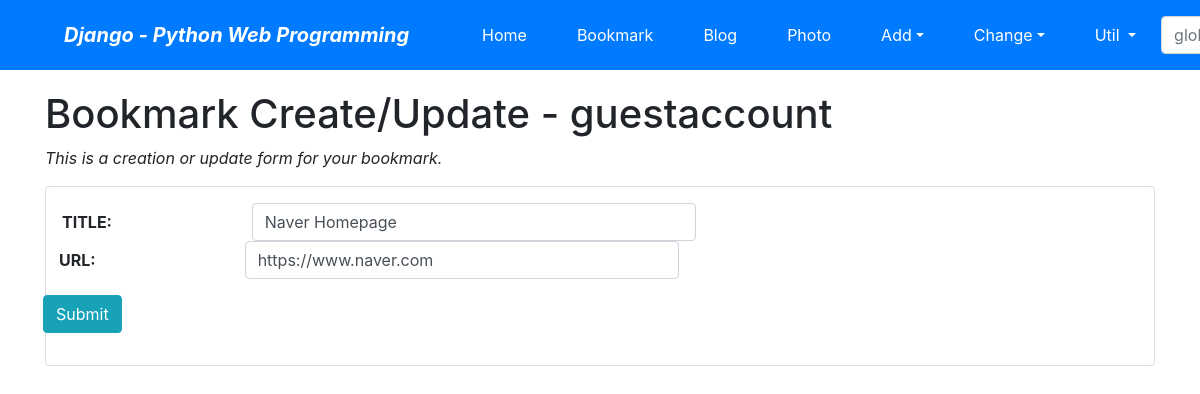
Screenshot of /bookmark/1/update/ (signed in) with the database file from the repository.
### bookmarkapp/models.py (models this page shows, shortened)
class Bookmark(models.Model):
    title = models.CharField('TITLE', max_length=100, blank=True)
    url = models.URLField('URL', unique=True)
    owner = models.ForeignKey(User, on_delete=models.CASCADE, blank=True, null=True, )

### bookmarkapp/views.py (the view)
# urls.py: path('<int:pk>/update/', views.BookmarkUpdateView.as_view(), name='update',),
class BookmarkUpdateView(LoginRequiredMixin, UpdateView):
    model = Bookmark
    fields = ['title', 'url']
    success_url = reverse_lazy('bookmark:index')

### bookmarkapp/templates/bookmarkapp/bookmark_form.html (shortened to what this page needs)
{% extends "base.html" %}
{% load widget_tweaks %}
{% block content %}
<h1>Bookmark Create/Update - {{ user }}</h1>
<p class="font-italic">This is a creation or update form for your bookmark.</p>
<form action="." method="post" class="card pt-3">{% csrf_token %}
    <div class="form-group row">
        {{ form.title|add_label_class:"col-form-label col-sm-2 ml-3 font-weight-bold" }}
        <div class="col-sm-5">
            {{ form.title|add_class:"form-control"|attr:"autofocus" }}
        </div>
    <div class="form-group row">
        {{ form.url|add_label_class:"col-form-label col-sm-2 ml-3 font-weight-bold" }}
        <div class="col-sm-5">
            {{ form.url|add_class:"form-control" }}
        </div>
    </div>
    <div class="form-group">
        <div calss="offset-sm-2 col-sm-5">
            <input type="submit" value="Submit" class="btn btn-info"/>
        </div>
    </div>
</form>
{% endblock %}

### rows the page displays
Bookmark: title|add_label_class "TITLE:", title "Naver Homepage", url|add_label_class "URL:", url "https://www.naver.com"

### other values shown
{{ user }} "guestaccount"
